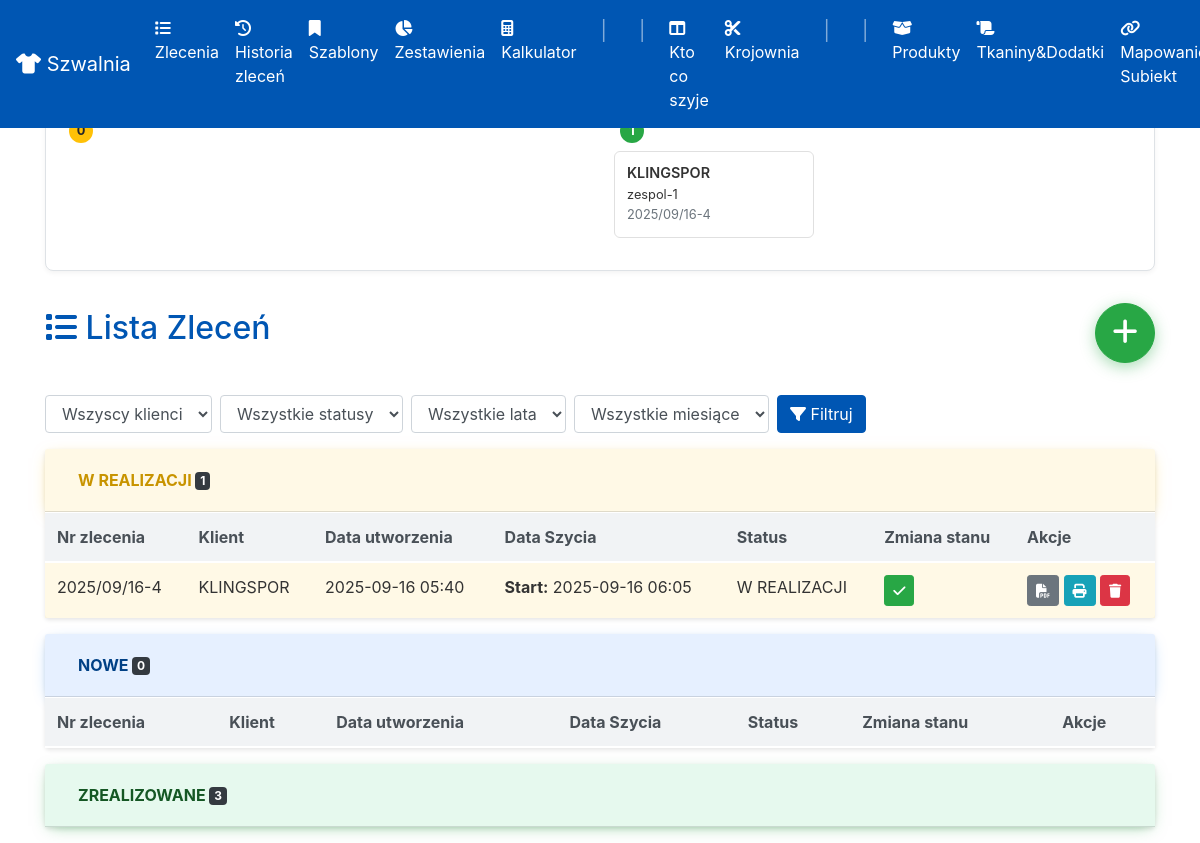
The page /orders on the database its author committed.
### app/models.py (models this page shows, shortened)
class Order(db.Model):
    id = db.Column(db.Integer, primary_key=True)
    order_code = db.Column(db.String(50), nullable=True)
    client_id = db.Column(db.Integer, db.ForeignKey('client.id'), nullable=False)
    description = db.Column(db.Text, nullable=False)
    login_info = db.Column(db.Text, nullable=True)
    deadline = db.Column(db.Date, nullable=False)
    status = db.Column(db.String(50), nullable=False, default='NOWE')
    zlecajacy = db.Column(db.String(50), nullable=False)
    created_at = db.Column(db.DateTime, default=datetime.utcnow)
    fabrics = db.relationship('OrderFabric', backref='order', cascade="all, delete-orphan")
    assigned_team = db.Column(db.String(50), nullable=True)
    cutting_table = db.Column(db.String(50), nullable=True)
    team1_completed = db.Column(db.Boolean, default=False, nullable=False)
    team2_completed = db.Column(db.Boolean, default=False, nullable=False)
    cutting_started_at = db.Column(db.DateTime, nullable=True)
    cutting_finished_at = db.Column(db.DateTime, nullable=True)
    sewing_started_at = db.Column(db.DateTime, nullable=True)
    sewing_finished_at = db.Column(db.DateTime, nullable=True)
    order_items = db.relationship('OrderItem', backref='order', lazy=True, cascade="all, delete-orphan")
    attachments = db.relationship('Attachment', backref='order', lazy=True, cascade="all, delete-orphan")
    materials_used = db.relationship('MaterialUsage', backref='order', cascade="all, delete-orphan")

class Client(db.Model):
    id = db.Column(db.Integer, primary_key=True)
    name = db.Column(db.String(100), nullable=False, unique=True)
    orders = db.relationship('Order', backref='client', lazy=True)

### app/routes.py (the view)
@app.route('/orders')
def orders_list():
    client_filter = request.args.get('client', '').strip().upper()
    status_filter = request.args.get('status', '').strip().upper()
    year_filter = request.args.get('year', '')
    month_filter = request.args.get('month', '')
    orders_query = Order.query.join(Client)
    if client_filter: orders_query = orders_query.filter(Client.name == client_filter)
    if status_filter: orders_query = orders_query.filter(Order.status == status_filter)
    if year_filter: orders_query = orders_query.filter(extract('year', Order.created_at) == int(year_filter))
    if month_filter: orders_query = orders_query.filter(extract('month', Order.created_at) == int(month_filter))
    all_orders = orders_query.order_by(Order.created_at.desc()).all()
    for order in all_orders:
        order.planned_materials = calculate_material_summary(order)
        order.cost_details = calculate_order_total_cost(order)
    in_progress_orders = [o for o in all_orders if o.status == 'W REALIZACJI']
    new_orders = [o for o in all_orders if o.status == 'NOWE']
    completed_orders = [o for o in all_orders if o.status == 'ZREALIZOWANE']
    years_query = db.session.query(extract('year', Order.created_at)).distinct().all()
    years = sorted({int(y[0]) for y in years_query})
    clients = Client.query.order_by(Client.name).all()
    return render_template('orders_list.html', in_progress_orders=in_progress_orders, new_orders=new_orders,
                           completed_orders=completed_orders, clients=clients, years=years)

### app/routes.py (called while the page is built)
@app.context_processor
def inject_in_progress_orders():
    all_in_progress = Order.query.filter_by(status='W REALIZACJI').order_by(Order.deadline).all()
    krojownia_orders = []
    szwalnia_orders = []
    for order in all_in_progress:
        order.total_quantity = sum(item.quantity for item in order.order_items)
        if order.cutting_table == 'skrojone' and order.assigned_team is not None:
            szwalnia_orders.append(order)
        elif order.cutting_table is not None and order.cutting_table != 'skrojone':
            krojownia_orders.append(order)
    return dict(krojownia_in_progress=krojownia_orders, szwalnia_in_progress=szwalnia_orders)

### app/templates/orders_list.html (shortened to what this page needs)
{% extends "base.html" %}
{% block content %}
<div class="d-flex justify-content-between align-items-center mb-3">
    <h2><i class="fas fa-list"></i> Lista Zleceń</h2>
    <a href="{{ url_for('new_order') }}" class="btn btn-success btn-lg btn-plus-animated">
        <i class="fas fa-plus"></i>
    </a>
    </div>
<form method="GET" class="form-inline mb-3">
    <select name="client" class="form-control mr-2">
        <option value="">Wszyscy klienci</option>
    </select>
    <select name="status" class="form-control mr-2">
        <option value="">Wszystkie statusy</option>
    </select>
    <select name="year" class="form-control mr-2">
        <option value="">Wszystkie lata</option>
    </select>
    <select name="month" class="form-control mr-2">
        <option value="">Wszystkie miesiące</option>
    </select>
    <button type="submit" class="btn btn-primary"><i class="fas fa-filter"></i> Filtruj</button>
</form>
{% macro render_orders_table(orders) %}
<div class="table-responsive p-0 m-0">
    <table class="table table-striped table-hover m-0">
        <thead class="thead-dark">
            <tr>
                <th>Nr zlecenia</th>
                <th>Klient</th>
                <th>Data utworzenia</th>
                <th>Data Szycia</th>
                <th>Status</th>
                <th>Zmiana stanu</th>
                <th>Akcje</th>
            </tr>
        </thead>
        <tbody>
            {% for order in orders %}
            <tr class="order-row status-{{ order.status|lower|replace(' ', '-') }}" data-order-id="{{ order.id }}" style="cursor: pointer;">
                <td data-label="Nr zlecenia:">{{ order.order_code }}</td>
                <td data-label="Klient:">{{ order.client.name }}</td>
                <td>{{ order.created_at.strftime('%Y-%m-%d %H:%M') }}</td>
                <td data-label="Data Szycia:">
                    {% if order.status == "W REALIZACJI" and order.sewing_started_at %}
                        <strong>Start:</strong> {{ order.sewing_started_at.strftime('%Y-%m-%d %H:%M') }}
                    {% elif order.status == "ZREALIZOWANE" and order.sewing_finished_at %}
                        <strong>Koniec:</strong> {{ order.sewing_finished_at.strftime('%Y-%m-%d %H:%M') }}
                    {% endif %}
                </td>
                <td data-label="Status:" class="status-cell">{{ order.status }}</td>
                <td data-label="Zmiana stanu:" class="change-status-cell">
                    {% if order.status == "NOWE" %}
                    <form method="POST" action="{{ url_for('update_order_status', order_id=order.id) }}" class="update-status-form d-inline">
                        <input type="hidden" name="status" value="W REALIZACJI"><button type="submit" class="btn btn-sm btn-warning"><i class="fas fa-play"></i></button>
                    </form>
                    <form method="POST" action="{{ url_for('update_order_status', order_id=order.id) }}" class="update-status-form d-inline">
                        <input type="hidden" name="status" value="ZREALIZOWANE"><button type="submit" class="btn btn-sm btn-success"><i class="fas fa-check"></i></button>
                    </form>
                    {% elif order.status == "W REALIZACJI" %}
                    <form method="POST" action="{{ url_for('update_order_status', order_id=order.id) }}" class="update-status-form d-inline">
                        <input type="hidden" name="status" value="ZREALIZOWANE"><button type="submit" class="btn btn-sm btn-success"><i class="fas fa-check"></i></button>
                    </form>
                    {% elif order.status == "ZREALIZOWANE" %}
                    <a href="{{ url_for('edit_material_usage', order_id=order.id) }}" class="btn btn-sm btn-primary"><i class="fas fa-edit"></i> Edytuj zużycie</a>
                    {% endif %}
                </td>
                <td data-label="Akcje:">
                    <a href="{{ url_for('order_pdf', order_id=order.id) }}" class="btn btn-sm btn-secondary"><i class="fas fa-file-pdf"></i></a>
                    <a href="{{ url_for('order_print', order_id=order.id) }}" class="btn btn-sm btn-info"><i class="fas fa-print"></i></a>
                    <form method="POST" action="{{ url_for('delete_order', order_id=order.id) }}" class="d-inline" onsubmit="return confirm('Czy na pewno usunąć?');">
                        <button type="submit" class="btn btn-sm btn-danger"><i class="fas fa-trash"></i></button>
                    </form>
                </td>
            </tr>
            {% endfor %}
        </tbody>
    </table>
</div>
{% endmacro %}
<div id="accordion">
    <div class="card">
        <div class="card-header header-in-progress" id="headingInProgress">
            <h5 class="mb-0">
                <button class="btn btn-link font-weight-bold" data-toggle="collapse" data-target="#collapseInProgress" aria-expanded="true" aria-controls="collapseInProgress">
                    W REALIZACJI <span class="badge badge-dark">{{ in_progress_orders|length }}</span>
                </button>
            </h5>
        </div>
        <div id="collapseInProgress" class="collapse show" aria-labelledby="headingInProgress">
            <div class="card-body p-0">
                {{ render_orders_table(in_progress_orders) }}
            </div>
        </div>
    </div>
    <div class="card">
        <div class="card-header header-new" id="headingNew">
            <h5 class="mb-0">
                <button class="btn btn-link font-weight-bold" data-toggle="collapse" data-target="#collapseNew" aria-expanded="true" aria-controls="collapseNew">
                    NOWE <span class="badge badge-dark">{{ new_orders|length }}</span>
                </button>
            </h5>
        </div>
        <div id="collapseNew" class="collapse show" aria-labelledby="headingNew">
            <div class="card-body p-0">
                {{ render_orders_table(new_orders) }}
            </div>
        </div>
    </div>
    <div class="card">
        <div class="card-header header-completed" id="headingCompleted">
            <h5 class="mb-0">
                <button class="btn btn-link font-weight-bold collapsed" data-toggle="collapse" data-target="#collapseCompleted" aria-expanded="false" aria-controls="collapseCompleted">
                    ZREALIZOWANE <span class="badge badge-dark">{{ completed_orders|length }}</span>
                </button>
            </h5>
        </div>
    </div>
</div>
{% endblock %}

### app/templates/_in_progress_strip.html (shortened to what this page needs)
<div class="in-progress-strip">
    <div class="container">
        <div class="in-progress-sections-wrapper">
            <div class="in-progress-section">
                <div class="in-progress-header">
                    <h5> W Krojowni</h5>
                    <span class="badge badge-warning rounded-circle">{{ krojownia_in_progress|length }}</span>
                </div>
                <div class="in-progress-cards">
                </div>
            </div>
            <div class="in-progress-section">
                <div class="in-progress-header">
                    <h5> W Szwalni</h5>
                    <span class="badge badge-success rounded-circle">{{ szwalnia_in_progress|length }}</span>
                </div>
                <div class="in-progress-cards">
                    {% for order in szwalnia_in_progress %}
                    <a href="{{ url_for('order_detail', order_id=order.id) }}" class="in-progress-card">
                        <div class="in-progress-card-header">
                            <h6>{{ order.client.name }}</h6>
                            <small>{{ order.assigned_team }}</small>
                        </div>
                        <div class="in-progress-card-body">
                           {{ order.order_code }}
                        </div>
                    </a>
                    {% endfor %}
                </div>
            </div>
        </div>
    </div>
</div>

### app/templates/orders_list.html (style rules this page uses)
#accordion .card { margin-bottom: 1rem; border: none; }
.header-in-progress { background-color: #FFF9E6; box-shadow: 0 4px 15px -5px rgba(255, 193, 7, 0.5); }
.header-new { background-color: #E6F0FF; box-shadow: 0 4px 15px -5px rgba(0, 123, 255, 0.4); }
.header-completed { background-color: #E6F9EE; box-shadow: 0 4px 15px -5px rgba(40, 167, 69, 0.5); }
.header-in-progress .btn-link { color: #c89400; }
.header-new .btn-link { color: #004085; }
.header-completed .btn-link { color: #155724; }
.status-w-realizacji { background-color: rgba(255, 243, 205, 0.5) !important; }
.table thead.thead-dark th { background-color: #f1f3f5; color: #495057; border-color: #ffffff; }
.btn-plus-animated { width: 60px; height: 60px; border-radius: 50%; box-shadow: 0 4px 15px rgba(40, 167, 69, 0.4); transition: all 0.3s ease-in-out; animation: pulse 2s infinite; display: flex; justify-content: center; align-items: center; }
.btn-plus-animated .fas { font-size: 1.8rem; color: white; }

### app/templates/_in_progress_strip.html (style rules this page uses)
.in-progress-strip { padding: 1rem 0; margin-bottom: 2rem; background-color: #fff; border: 1px solid #dee2e6; border-radius: 8px; box-shadow: 0 2px 5px rgba(0,0,0,0.05); }
.in-progress-sections-wrapper { display: flex; gap: 1.5rem; overflow-x: auto; padding-bottom: 0.5rem; }
.in-progress-section { flex: 1 1 50%; min-width: 280px; }
.in-progress-header h5 { margin: 0 0 0.5rem 0; font-weight: 600; font-size: 1rem; color: #495057; display: flex; align-items: center; }
.in-progress-header .badge { font-size: 0.8rem; width: 24px; height: 24px; display: flex; align-items: center; justify-content: center; margin-left: 8px; }
.in-progress-cards { display: flex; gap: 1rem; overflow-x: auto; padding: 0.5rem 2px; }
.in-progress-card { flex: 0 0 200px; border: 1px solid #e0e0e0; border-radius: 6px; padding: 0.75rem; background-color: #fff; box-shadow: none; text-decoration: none; color: inherit; display: block; }
.in-progress-card-header h6 { margin: 0; font-weight: 600; font-size: 0.9rem; }
.in-progress-card-body { font-size: 0.8rem; color: #6c757d; }

### rows shown on the page
Order: client.name "KLINGSPOR", assigned_team "zespol-1", order_code "2025/09/16-4", created_at "2025-09-16 05:40", sewing_started_at "2025-09-16 06:05", status "W REALIZACJI"

### other values the page prints
{{ krojownia_in_progress|length }} "0"
{{ szwalnia_in_progress|length }} "1"
{{ in_progress_orders|length }} "1"
{{ new_orders|length }} "0"
{{ completed_orders|length }} "3"
